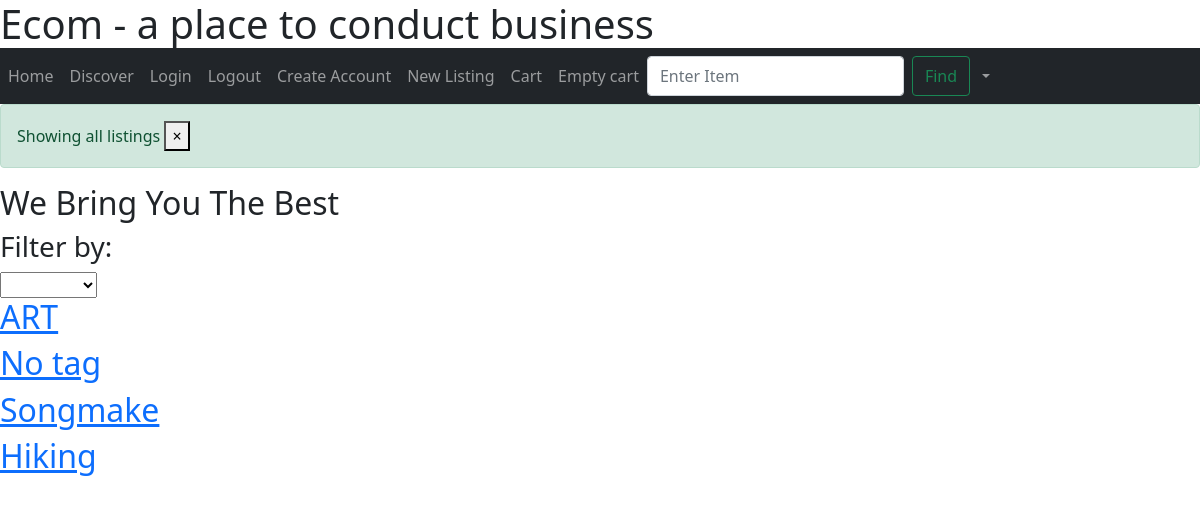
The page /discover on the database as committed earlier.
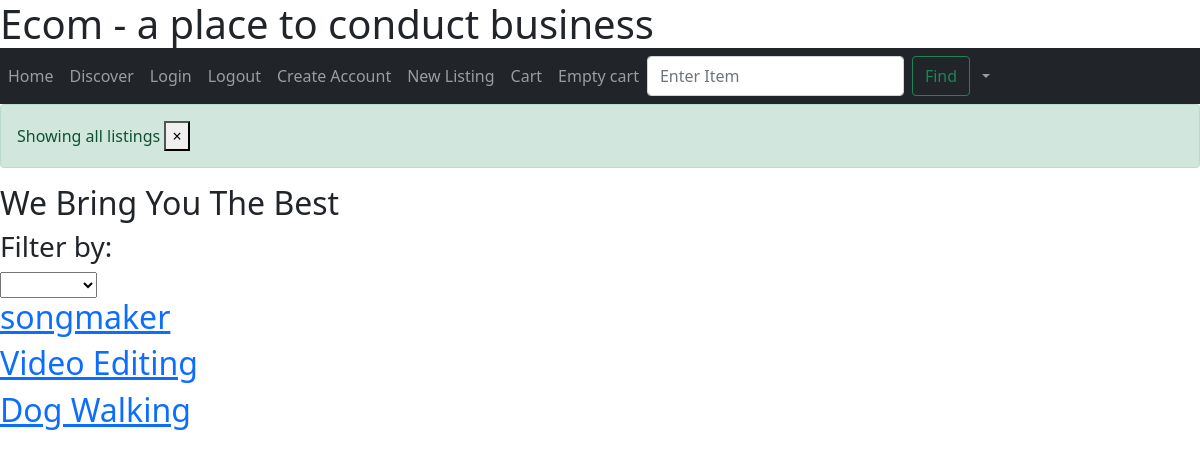
The same page on the database as committed later.
### app/models.py (models this page shows, shortened)
class Post(db.Model):
    id = db.Column(db.Integer, primary_key=True)
    desc = db.Column(db.String(64))
    body = db.Column(db.String(256))
    timestamp = db.Column(db.DateTime, default=datetime.utcnow())
    user_id = db.Column(db.Integer, db.ForeignKey('user.id'))
    price = db.Column(db.String(64))
    tag = db.Column(db.String(64))

### app/routes.py (the view)
@myapp_obj.route('/discover')
def discover():
    posts = Post.query.order_by(Post.timestamp.desc()).all()
    flash("Showing all listings")
    return render_template("discover.html", posts=posts)

### app/models.py
class SearchForm(FlaskForm):
    searched = StringField("Searched", validators=[DataRequired()])
    submit = SubmitField("Submit")

### app/routes.py (called while the page is built)
@myapp_obj.context_processor
def base():
    form = SearchForm()
    return dict(form=form)

### app/templates/discover.html (shortened to what this page needs)
{% extends "base.html" %}
{% block discover %}
  <h2>We Bring You The Best</h2>
  <h3>Filter by:</h3>
  <select onChange="window.location.href=this.value">
    <option></option>
    <option value="/discover">Show all</option>
  </select>
  <br>
  <div>
    {% for post in posts %}
    <div>
      <a href="{{ url_for('display', post_id=post.id) }}">
        <h2 class="post-title">
          {{ post.desc }}
        </h2>
      </a>
    </div>
    {% endfor %}
  </div>
{% endblock discover %}

### app/templates/base.html (shortened to what this page needs)
<!doctype html>
<html lang="en">
  <head>
    <link href="https://cdn.jsdelivr.net/npm/bootstrap@5.1.3/dist/css/bootstrap.min.css" rel="stylesheet">
  </head>
  <body>
    <header><h1>Ecom - a place to conduct business</h1></header>
    <nav class="navbar navbar-expand-lg navbar-dark bg-dark">
      <div class="collapse navbar-collapse" id="navbar">
        <div class="navbar-nav">
          <a class="nav-item nav-link" id="home" href="/">Home</a>
          <a class="nav-item nav-link" id="discover" href="/discover">Discover</a>
	        <a class="nav-item nav-link" id="login" href="/login">Login</a>
          <a class="nav-item nav-link" id="logout" href="/logout">Logout</a>
          <a class="nav-item nav-link" id="signUp" href="/sign-up">Create Account</a>
          <a class="nav-item nav-link" id="newListing" href="/new-listing">New Listing</a>
          <form class="d-flex">
            <a class="nav-item nav-link" id="cart" href="/cart">Cart</a>
          </form>
          <a class="nav-item nav-link" id="emptyCart" href="/emptyCart">Empty cart</a>
          <form method="POST" action="{{url_for('search')}}" class="d-flex">
            <input class="form-control me-2" type="search" placeholder="Enter Item" aria-label="Search", name="searched">
            <button class="btn btn-outline-success" type="submit">Find</button>
          </form>
          <li class="nav-item dropdown">
            <a class="nav-link dropdown-toggle" href="#" id="navbarDropdownMenuLink" role="button" data-bs-toggle="dropdown" aria-expanded="false">
            </a>
          </li>
        </div>
      </div>
    </nav>
    {% with messages = get_flashed_messages(with_categories=true) %} {% if
      messages %} {% for category, message in messages %} {% if category ==
      'error' %}
      <div class="alert alert-danger alter-dismissable fade show" role="alert">
        {{ message }}
        <button type="button" class="close" data-dismiss="alert">
          <span aria-hidden="true">&times;</span>
        </button>
      </div>
      {% else %}
      <div class="alert alert-success alter-dismissable fade show" role="alert">
        {{ message }}
        <button type="button" class="close" data-dismiss="alert">
          <span aria-hidden="true">&times;</span>
        </button>
      </div>
      {% endif %} {% endfor %} {% endif %} {% endwith %}
    <body>
    {% block discover %}
    {% endblock discover %}
    </body>
  </body>
</html>

### app/templates/base.html (style rules this page uses)
* { box-sizing:border-box }
.fade { animation-name: fade; animation-fill-mode: forwards; animation-duration: 1.5s; }
header { background-color:white; margin-bottom: -8px; }
body { background-color:white; }

Rows that differ between the two databases and show on the page:
removed Post: desc "ART"
removed Post: desc "Hiking"
changed Post: desc "Songmake" → "songmaker"; moves up the list
added Post: desc "Video Editing"
changed Post: desc "No tag" → "Dog Walking"
